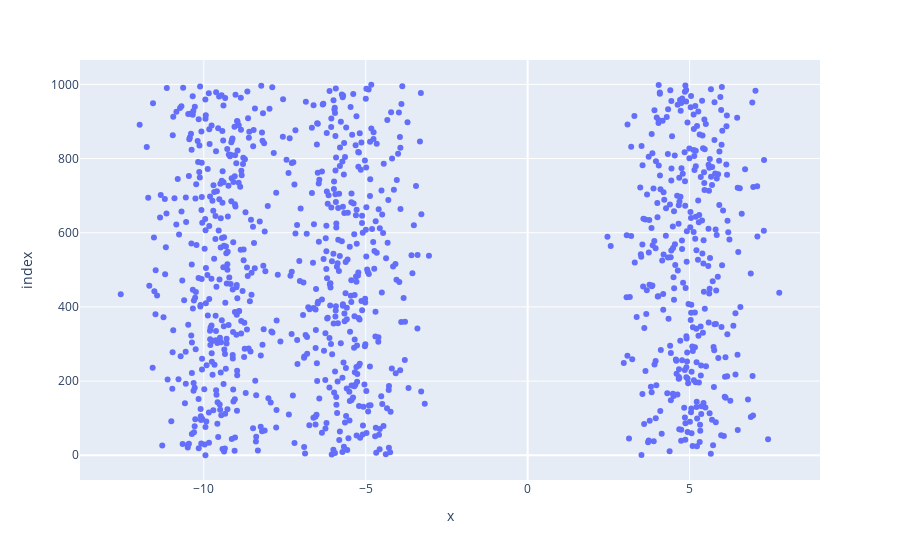
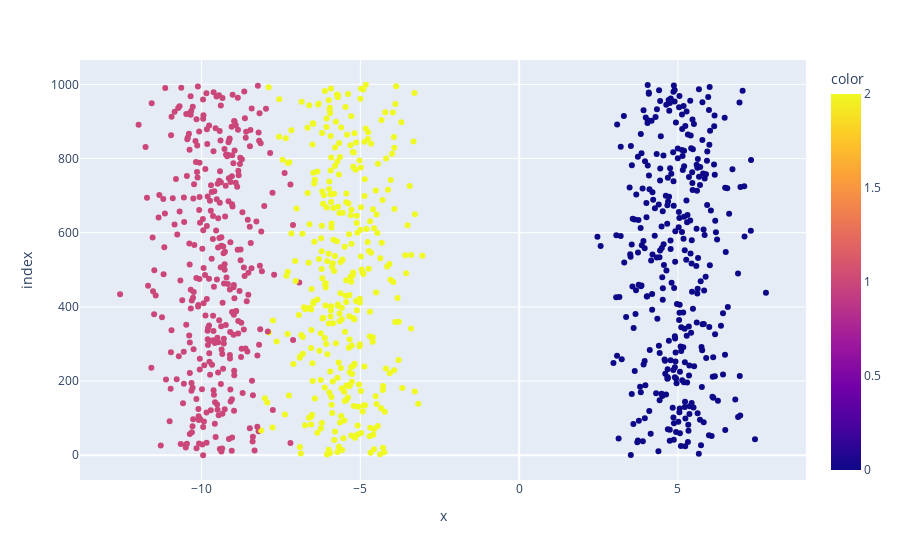

Source (notebook cell) for these figures, in order:
### Markdown cell above
**Using KMeans Clsutering class to fit randomly sampled data**

### Code cell
np.random.seed(10)
num_clusters = 3 # num of cluster
X, _ = make_blobs(n_samples=1000, n_features=2, centers=num_clusters) # create dataset using make_blobs from sklearn datasets
# visualize original data
fig0 = px.scatter(X[:, 0], X[:, 1])
fig0.show() 

# cluster data and visualize them again
Kmeans = KMeansClustering(X, num_clusters)
y_pred = Kmeans.fit(X)

### Figure 1 — Plotly figure (JSON) as saved in the notebook; plotly's stock layout.template omitted (floating-point values rounded to 4 significant figures; data arrays with more than 128 entries replaced by an {"elided": "..."} marker saying what was removed)
{"data": [{"hovertemplate": "x=%{x}<br>index=%{y}<extra></extra>", "legendgroup": "", "marker": {"color": "#636efa", "symbol": "circle"}, "mode": "markers", "name": "", "orientation": "h", "showlegend": false, "type": "scatter", "x": {"elided": "1000 float values"}, "xaxis": "x", "y": {"elided": "1000 int values"}, "yaxis": "y"}], "layout": {"legend": {"tracegroupgap": 0}, "margin": {"t": 60}, "xaxis": {"anchor": "y", "domain": [0, 1], "title": {"text": "x"}}, "yaxis": {"anchor": "x", "domain": [0, 1], "title": {"text": "index"}}}}

### Figure 2 — Plotly figure (JSON) as saved in the notebook; plotly's stock layout.template omitted (floating-point values rounded to 4 significant figures; data arrays with more than 128 entries replaced by an {"elided": "..."} marker saying what was removed)
{"data": [{"hovertemplate": "x=%{x}<br>index=%{y}<br>color=%{marker.color}<extra></extra>", "legendgroup": "", "marker": {"color": {"elided": "1000 int values"}, "coloraxis": "coloraxis", "symbol": "circle"}, "mode": "markers", "name": "", "orientation": "h", "showlegend": false, "type": "scatter", "x": {"elided": "1000 float values"}, "xaxis": "x", "y": {"elided": "1000 int values"}, "yaxis": "y"}], "layout": {"coloraxis": {"colorbar": {"title": {"text": "color"}}, "colorscale": [[0, "#0d0887"], [0.1111, "#46039f"], [0.2222, "#7201a8"], [0.3333, "#9c179e"], [0.4444, "#bd3786"], [0.5556, "#d8576b"], [0.6667, "#ed7953"], [0.7778, "#fb9f3a"], [0.8889, "#fdca26"], [1, "#f0f921"]]}, "legend": {"tracegroupgap": 0}, "margin": {"t": 60}, "xaxis": {"anchor": "y", "domain": [0, 1], "title": {"text": "x"}}, "yaxis": {"anchor": "x", "domain": [0, 1], "title": {"text": "index"}}}}
